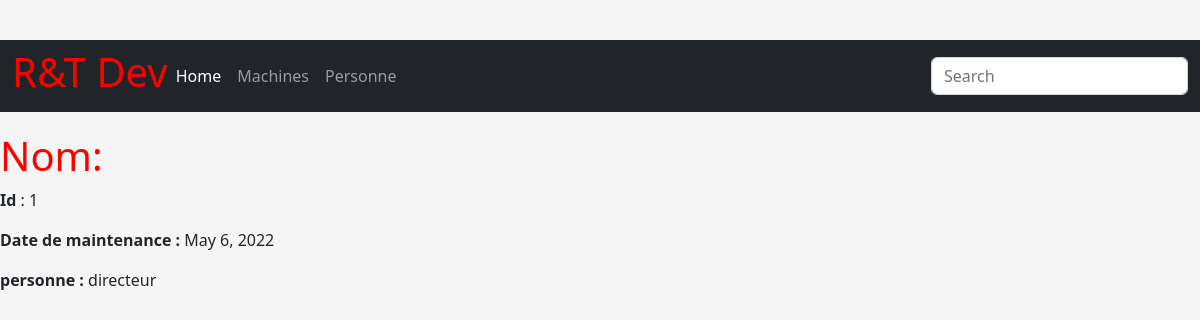
Screenshot of /computerApp/personne/1 with the database file from the repository.
### computerApp/models.py (models this page shows, shortened)
class Personne ( models.Model ):
    TYPE = (
        ('directeur', ('directeur - en chef')),
        ('sous-directeur', ('sous-directeur - directeur en second')),
        ('ingénieure', ('ingénieure - s occupe de la maintenance des machine')),
        ('technicient', ('technicient - fait des machines')),
    )
    id = models.AutoField ( primary_key =True , editable = False )
    nom = models.CharField ( max_length =6 )
    maintenanceDate = models.DateField ( default = datetime . now ())
    mach = models.CharField ( max_length =32 , choices =TYPE , default ='PC')

### computerApp/views.py (the view)
def personne_detail_view(request , pk ):
    personne = get_object_or_404(Personne , id=pk)
    context ={'personne': personne}
    return render(request ,
        'computerapp/personne_detail.html',
            context )

### computerApp/templates/computerapp/personne_detail.html
{% extends "index.html" %}
    {% block content %}
    <h1 > Nom: {{ personne.name }}</h1>
    <p> <strong >Id</strong > : {{ personne.id }}</a></p>
    <p> <strong > Date de maintenance :
    </strong > {{ personne.maintenanceDate }} </p>
    <p> <strong > personne :
    </strong > {{ personne.mach }} </p>
{% endblock %}

### static/css/styles.css (style rules this page uses)
html, body { height: 100%; }
body { align-items: center; padding-top: 40px; padding-bottom: 40px; background-color: #f5f5f5; }
h1 { color:red }
body { padding-bottom: 20px; }

### rows the page displays
Personne: id "1", maintenanceDate "May 6, 2022", mach "directeur"
